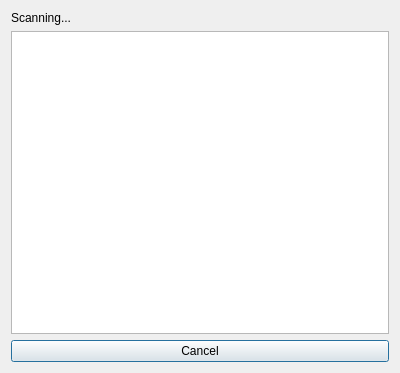
<?xml version="1.0" encoding="UTF-8"?>
<ui version="4.0">
 <class>RemoteSelector</class>
 <widget class="QDialog" name="RemoteSelector">
  <property name="geometry">
   <rect>
    <x>0</x>
    <y>0</y>
    <width>400</width>
    <height>373</height>
   </rect>
  </property>
  <property name="windowTitle">
   <string>Available devices</string>
  </property>
  <layout class="QVBoxLayout" name="verticalLayout">
   <item>
    <widget class="QLabel" name="status">
     <property name="text">
      <string>Scanning...</string>
     </property>
    </widget>
   </item>
   <item>
    <widget class="QListWidget" name="remoteDevices"/>
   </item>
   <item>
    <widget class="QPushButton" name="cancelButton">
     <property name="text">
      <string>Cancel</string>
     </property>
    </widget>
   </item>
  </layout>
 </widget>
 <resources/>
 <connections/>
</ui>
